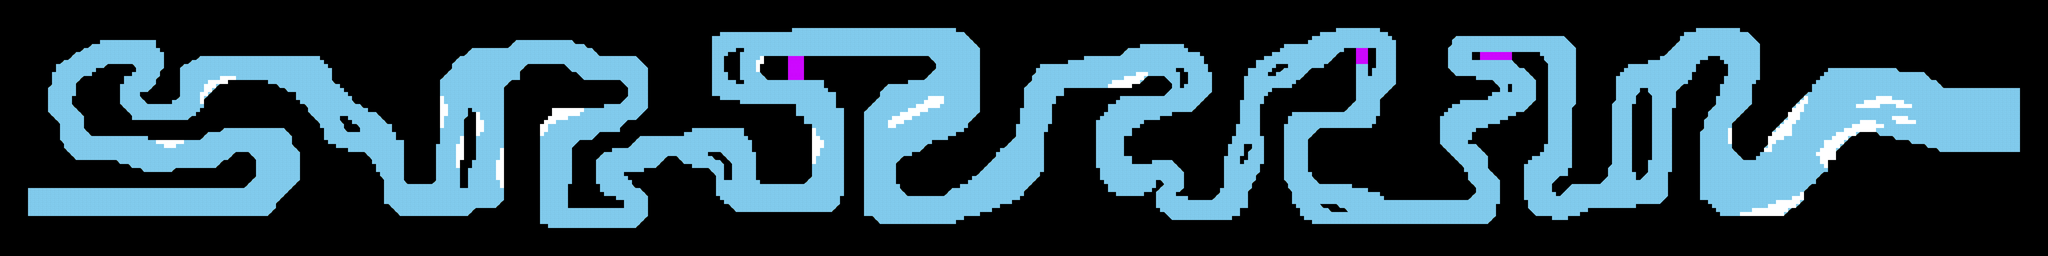

The image is a tile-based game level rendered from a .tmx file. Its description and source (layers, tilesets, objects; grid data summarised) follow:
An orthogonal 512x64 tile map with 32x32 px tiles, 6 tile layers (Tile Layer 1, Tile Layer 2, Tile Layer 3, Tile Layer 4, ...).

<map version="1.10" tiledversion="1.10.2" orientation="orthogonal" renderorder="right-down" width="512" height="64" tilewidth="32" tileheight="32" infinite="0" nextlayerid="7" nextobjectid="1">
 <tileset firstgid="1" source="TORPEDOES_testTileset.tsx" />
 <layer id="1" name="Tile Layer 1" width="512" height="64">
  <properties>
   <property name="Z" type="float" value="0" />
  </properties>
  <data>[32768 cells, 32768 non-empty, 1 distinct tile ids]</data>
 </layer>
 <layer id="2" name="Tile Layer 2" width="512" height="64">
  <properties>
   <property name="Z" type="float" value="1" />
  </properties>
  <data>[32768 cells, 28370 non-empty, 15 distinct tile ids]</data>
 </layer>
 <layer id="3" name="Tile Layer 3" width="512" height="64">
  <properties>
   <property name="Z" type="float" value="2" />
  </properties>
  <data>[32768 cells, 347 non-empty, 1 distinct tile ids]</data>
 </layer>
 <layer id="4" name="Tile Layer 4" width="512" height="64">
  <properties>
   <property name="Z" type="float" value="160" />
  </properties>
  <data>[32768 cells, 36 non-empty, 3 distinct tile ids]</data>
 </layer>
 <layer id="6" name="Tile Layer 5" width="512" height="64">
  <properties>
   <property name="Z" type="float" value="161" />
  </properties>
  <data>[32768 cells, 36 non-empty, 3 distinct tile ids]</data>
 </layer>
 <layer id="5" name="collider" width="512" height="64">
  <data>[32768 cells, 22320 non-empty, 7 distinct tile ids]</data>
 </layer>
</map>